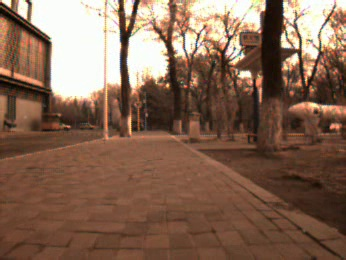
#> input picture d/frame.jpg, 346 x 260 px
$ python show.py   (older library calls are emulated)
#> lines starting #> are read from the running program, lines starting #| are printed output that depends on the picture; after the words box and inside, x2 and y2 are one past the last pixel; in counts of white or black regions, pixels touching at a corner belong together
import cv2
import numpy as np

def overlay_with_alpha_channel(background_path, overlay_path, output_path='overlay_result.png',
                               alpha_bg=0.5, alpha_fg=0.8, remove_black_bg=True, black_threshold=10):
    """
    将两张图片叠加，可选择去除前景图的黑色背景

    参数:
        background_path: 背景图片路径
        overlay_path: 前景图片路径
        output_path: 输出图片路径
        alpha_bg: 背景透明度
        alpha_fg: 前景透明度
        remove_black_bg: 是否去除前景图的黑色背景
        black_threshold: 黑色阈值，小于该值的像素被视为黑色背景
    """
#> called with background_path = 'frame_depth.png', overlay_path = 'event_tensor.png', output_path = 'overlay_result.png', alpha_bg = 1, alpha_fg = 1, remove_black_bg = True, black_threshold = 10
    frame = cv2.imread('frame.jpg')
#> frame is the input picture: shape (260, 346, 3); mean B, G, R 82.2, 101.2, 131.2


    background = cv2.imread(background_path)
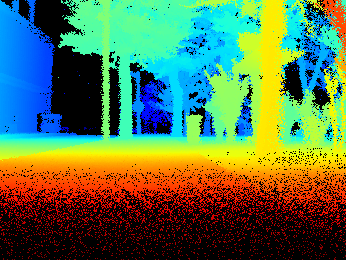
#> input picture d/frame_depth.png, 346 x 260 px
#> background is the input picture: shape (260, 346, 3); mean B, G, R 78.7, 120.2, 89.1
    if background is None:
        print(f"错误：无法读取背景图片 {background_path}")
        return False

    overlay = cv2.imread(overlay_path, cv2.IMREAD_UNCHANGED)
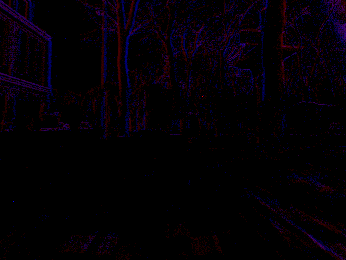
#> input picture d/event_tensor.png, 346 x 260 px
#> overlay is the input picture: shape (260, 346, 3); mean B, G, R 4.8, 0, 3.5
    if overlay is None:
        print(f"错误：无法读取叠加图片 {overlay_path}")
        return False

    # 调整前景图尺寸与背景图匹配
    if background.shape[:2] != overlay.shape[:2]:
        overlay = cv2.resize(overlay, (background.shape[1], background.shape[0]))
        print(f"已调整前景图尺寸至: {overlay.shape}")

    # 背景黄色mask（容忍一定误差）
    yellow_mask = np.all(np.abs(background - np.array([255,255,0])) < 20, axis=2)
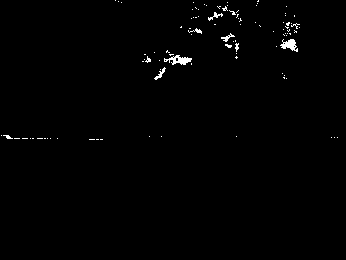
#> yellow_mask: shape (260, 346) bool; 0.83% white in thin lines or dots, all inside (x1, y1, x2, y2) = (1, 0, 338, 140)
    bg_alpha = np.ones(background.shape[:2], dtype=np.float32) * alpha_bg
    bg_alpha[yellow_mask] = 0.0

    # 处理前景图
    if overlay.shape[2] == 4:
        overlay_rgb = overlay[:, :, :3].astype(np.float32)
        overlay_alpha = overlay[:, :, 3] / 255.0
    else:
        overlay_rgb = overlay.astype(np.float32)
        overlay_alpha = np.ones((overlay.shape[0], overlay.shape[1]), dtype=np.float32)

    # 去除黑色背景 - 改进部分
    if remove_black_bg:
        # 计算每个像素到黑色的距离
        black_distance = np.sqrt(np.sum(overlay_rgb ** 2, axis=2))
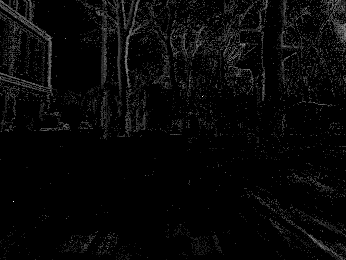
#> black_distance: shape (260, 346) float32; min 0, max 255, mean 7.6

        # 创建黑色背景掩码
        black_mask = black_distance <= black_threshold
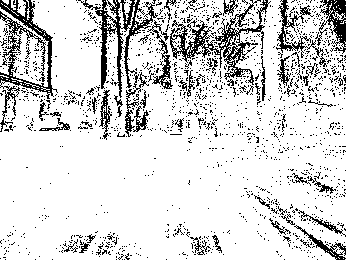
#> black_mask: shape (260, 346) bool; 84.4% white; black in thin lines or dots

        # 将黑色背景区域的alpha设为0
        overlay_alpha[black_mask] = 0.0

        # 可选：将黑色像素转换为非常暗的灰色，以保留一些结构信息
        # overlay_rgb[black_mask] = [1, 1, 1]  # 极暗灰色

        # 统计信息
        non_black_pixels = np.sum(~black_mask)
#> non_black_pixels = 14053
        total_pixels = black_mask.size
#> total_pixels = 89960
        print(f"黑色背景像素: {np.sum(black_mask)} ({np.sum(black_mask)/total_pixels*100:.1f}%)")
#| 黑色背景像素: 75907 (84.4%)
        print(f"非黑色前景像素: {non_black_pixels} ({non_black_pixels/total_pixels*100:.1f}%)")
#| 非黑色前景像素: 14053 (15.6%)

    # 应用前景透明度
    overlay_alpha = overlay_alpha * alpha_fg

    # 扩展通道
    overlay_alpha_3 = np.repeat(overlay_alpha[:, :, np.newaxis], 3, axis=2)
    bg_alpha_3 = np.repeat(bg_alpha[:, :, np.newaxis], 3, axis=2)

    # 混合计算 - 使用正常的alpha混合公式
    # 结果 = 前景 * 前景透明度 + 背景 * (1 - 前景透明度) * 背景透明度
    result = overlay_rgb * overlay_alpha_3 + background.astype(np.float32) * bg_alpha_3 * (1 - overlay_alpha_3)
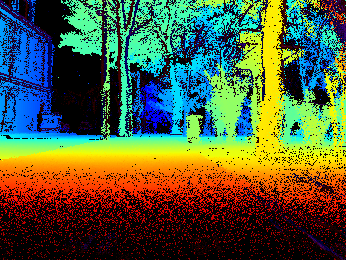
#> result: shape (260, 346, 3) float32; mean B, G, R 60.9, 95.2, 83.2
    result = np.clip(result, 0, 255).astype(np.uint8)

    # 保存结果
    cv2.imwrite(output_path, result)
    print(f"重叠结果已保存到: {output_path}")

    # 显示结果
    cv2.imshow('Overlay Result - No Black Background', result)

    # 可选：也显示原始前景图以便对比
    overlay_display = overlay_rgb.astype(np.uint8) if overlay_rgb.max() <= 255 else overlay_rgb.astype(np.uint8)
    cv2.imshow('Original Overlay', overlay_display)

    cv2.imshow('Background', background)
    cv2.imshow('Frame', frame)

    cv2.waitKey(0)
    cv2.destroyAllWindows()
    return True


# [94 lines left out: function overlay_with_alpha_channel_advanced, not called in this run]


if __name__ == "__main__":
    # 使用基本版本
    overlay_with_alpha_channel(
        background_path="frame_depth.png",
        overlay_path="event_tensor.png",
        output_path="overlay_result.png",
        alpha_bg=1.0,      # 背景透明度
        alpha_fg=1.0,       # 前景透明度
        remove_black_bg=True,
        black_threshold=10  # 黑色阈值，可根据需要调整
    )
